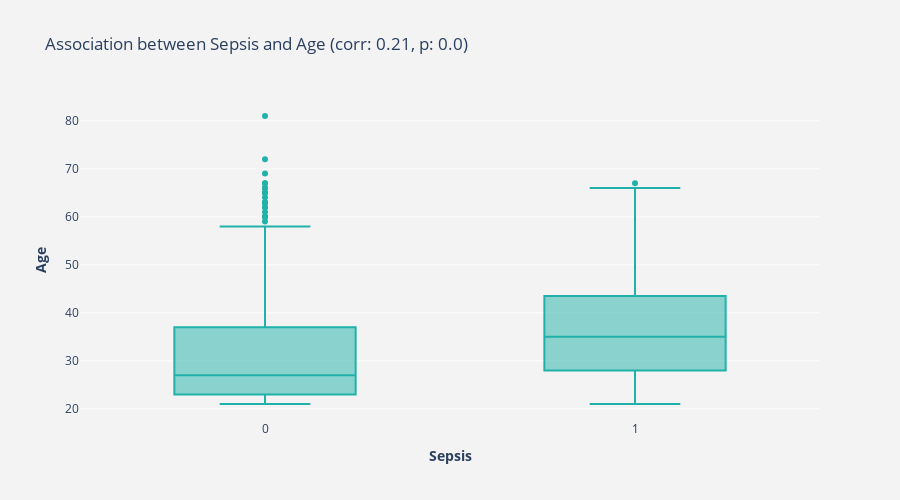

The cell this chart's notebook holds for it:
### Code cell
"""Create a boxplot to visualize the strength of association of Sepsis with Age. Also calculate biserial correlation."""
boxplotAndCorrelation(df_train.Age)

### Figure 1 — Plotly figure (JSON) as saved in the notebook; plotly's stock layout.template omitted (floating-point values rounded to 4 significant figures; data arrays with more than 128 entries replaced by an {"elided": "..."} marker saying what was removed)
{"data": [{"marker": {"color": "lightseagreen"}, "type": "box", "x": {"elided": "599 int values"}, "y": {"elided": "599 int values"}}], "layout": {"height": 500, "paper_bgcolor": "rgb(243, 243, 243)", "plot_bgcolor": "rgb(243, 243, 243)", "showlegend": false, "title": {"text": "Association between Sepsis and Age (corr: 0.21, p: 0.0)"}, "width": 900, "xaxis": {"anchor": "y", "domain": [0, 1], "title": {"text": "<b>Sepsis</b>"}}, "yaxis": {"anchor": "x", "domain": [0, 1], "title": {"text": "<b>Age</b>"}}}}
